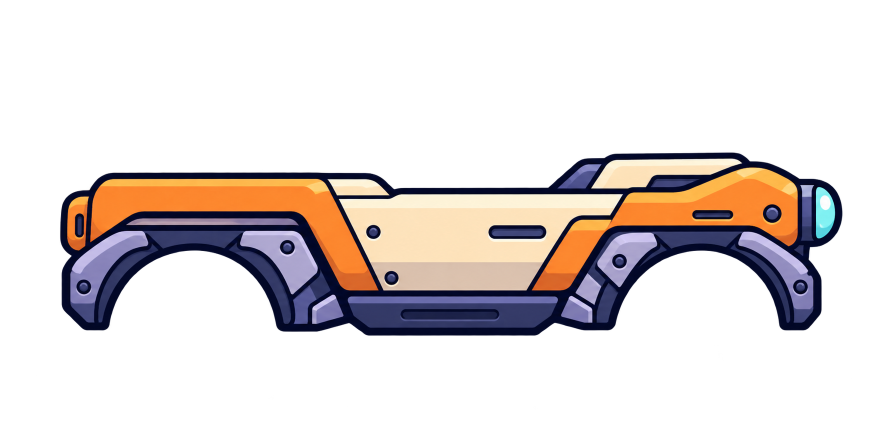
#> input picture assets/source/mondpost/vehicle/rover-chassis.png, 1774 x 887 px (shown at 1/2 size)
$ python -i prepare_mondpost.py   (imports and definitions only)
#> lines starting #> are read from the running program, lines starting #| are printed output that depends on the picture
#> further down, picture is the input picture: PIL image 1774x887 RGBA; mean R, G, B, A 35.1, 28.4, 27.1, 64.6
"""Prepare owner-provided Imagegen originals. Python 3 + Pillow 12.3.0.
Sources are checksum verified and never modified. No generative retouching.
"""
from pathlib import Path
from PIL import Image, ImageChops, __version__
# [1 line not run here, left out]
import hashlib, json, math
ROOT=Path(__file__).resolve().parents[1]
SRC=ROOT/'assets/source/mondpost'; OUT=ROOT/'assets/sprites/mondpost'
# Canvas size, usage, center-pivot placement in design units. Pads are intentional.
SPECS={
 'vehicle/rover-chassis.png':((180,48),'vehicle','chassis at body (0,-7), visual only'),
 'vehicle/rover-wheel.png':((52,52),'vehicle','tread circle centered, physical radius 24; both wheel bodies'),
 'vehicle/rover-suspension.png':((24,84),'vehicle','eye centers (12,12) and (12,72); stretch between mounts'),
 'vehicle/astronaut-driver.png':((68,88),'vehicle','body attachment (24,32); behind chassis'),
 'vehicle/cargo-box.png':((72,44),'vehicle','body attachment (-38,33); behind chassis'),
 'world/solar-station.png':((160,148),'world','bottom contact at solar platforms; charging handled by gameplay logic'),
 'world/moon-rocks.png':((160,80),'world','center, beneath the collision surface'),
 'world/ground-details.png':((192,48),'world','center, beneath the collision surface'),
 'world/finish-flag.png':((128,208),'world','bottom contact at terrain.finish'),
 'backgrounds/cratered-planet.png':((384,384),'backgrounds','center, far background; never collision'),
 'backgrounds/mountains-far.png':((1000,136),'backgrounds','center; feathered overlapping mirrored cards'),
 'backgrounds/mountains-near.png':((1000,170),'backgrounds','center; feathered overlapping mirrored cards'),
 'backgrounds/star-sparkle.png':((24,28),'world','center; sparse sky stars and pooled gold collectibles'),
 'effects/moon-dust.png':((64,48),'world','center; bounded eight-sprite particle pool'),
 'ui/pedal-brake.png':((256,104),'ui','center; separate 240x115 touch rectangle'),
 'ui/pedal-gas.png':((256,100),'ui','center; separate 240x115 touch rectangle'),
 'ui/button-pause.png':((64,64),'ui','center; icon in a 140x55 labelled GUI hit rectangle'),
 'ui/button-restart.png':((64,64),'ui','center; icon in a 140x55 labelled GUI hit rectangle'),
}
def sha(p):return hashlib.sha256(p.read_bytes()).hexdigest()
def clean(im):
 im=im.convert('RGBA'); a=im.getchannel('A')
#> after `a = im.getchannel('A')`:
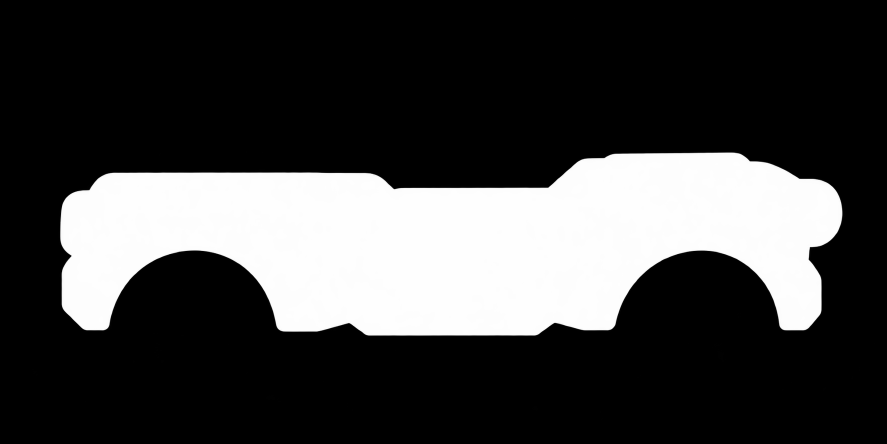
#> a: PIL image 1774x887 L (shown at 1/2 size); min 0, max 255, mean 64.6
 # Suppress only near-invisible alpha dust; preserve motif antialiasing.
 im.putalpha(a.point(lambda x:0 if x<8 else x))
 b=a.point(lambda x:255 if x>=16 else 0).getbbox();assert b
#> after `b = a.point(lambda x: 255 if x >= 16 else 0).getbbox()`: b = (120, 304, 1686, 672)
 b=(max(0,b[0]-3),max(0,b[1]-3),min(im.width,b[2]+3),min(im.height,b[3]+3))
#> b = (117, 301, 1689, 675)
 return im.crop(b),b
def fit(im,size):
 im=im.convert('RGBa');im.thumbnail((size[0]-4,size[1]-4),Image.Resampling.LANCZOS)
 result=Image.new('RGBA',size);result.paste(im.convert('RGBA'),((size[0]-im.width)//2,(size[1]-im.height)//2))
 return result
records=[]
# [44 lines not run here, left out]
lua='-- Generated by tools/prepare_mondpost.py; cosmetic dimensions only.\nreturn {\n'
# [5 lines not run here, left out]

>>> from PIL import Image
>>> picture = Image.open('../assets/source/mondpost/vehicle/rover-chassis.png')
>>> result = clean(picture)
